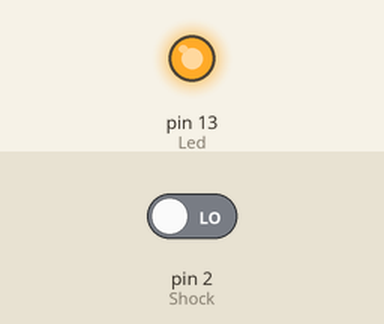
The sketch below on a simulated Arduino Uno, built with avr-gcc and run on an emulated ATmega328P. Parts: output pins drawn as LEDs (lit = HIGH). The test bench sets the inputs (shaded band); at power-on: pin 2 (Shock) LOW.

Above: at 1.2 s.
1.3 s: pin 2 (Shock) driven HIGH
At 1.7 s:
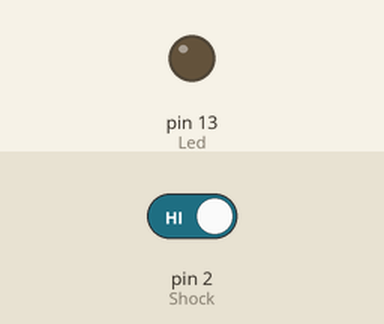
2.8 s: pin 2 (Shock) driven LOW
At 4.0 s:
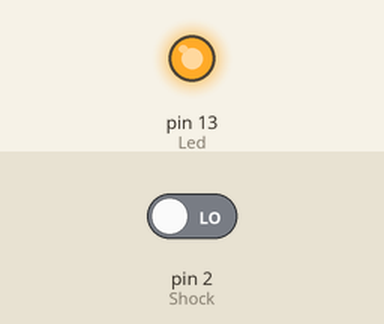
Timing chart, 0 to 5.8 s (numbered marks = the images above; inputs shaded):
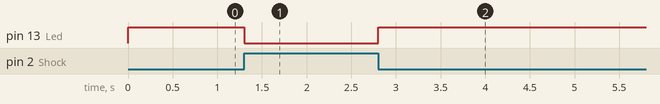

The sketch:

PUSHSENS.ino
```cpp
//define LED port
int Led = 13;
//define shock port
int Shock = 2;
//define digital variable val
int val;
void setup()
{
//define LED as a output port
pinMode(Led, OUTPUT);
//define shock sensor as a output port
pinMode(Shock,INPUT);
}
void loop()
{
//read the value of the digital interface 3 assigned to val
val = digitalRead(Shock);
//when the shock sensor have signal, LED blink
if (val == HIGH)
{
digitalWrite(Led, LOW);
}
else
{
digitalWrite(Led, HIGH);
}
}
```

Measured:
- after the input at 1.3 s, pin 13 (Led): HIGH → LOW at once
- after the input at 2.8 s, pin 13 (Led): LOW → HIGH at once
